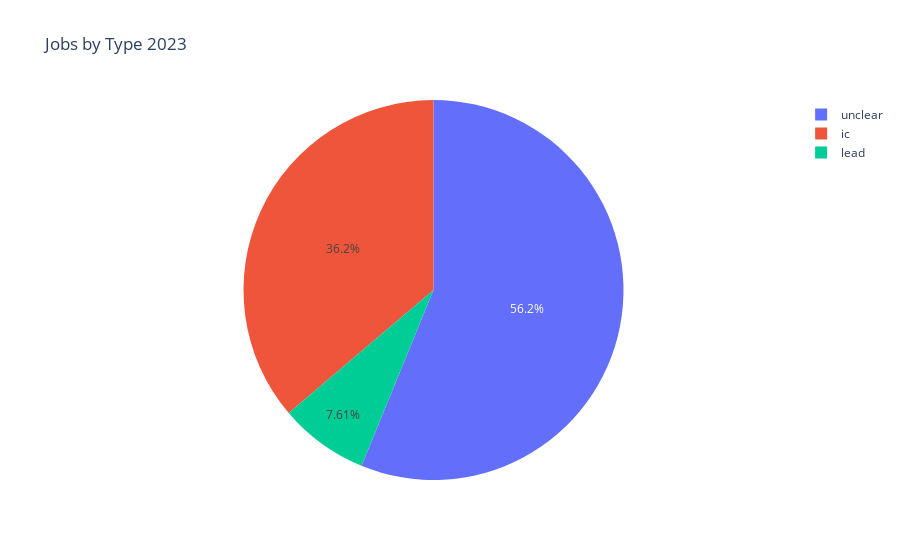

Notebook code cell kept with this figure:
### Code cell
fig = px.pie(counts_2023, values='len', names='job_type', title='Jobs by Type 2023')
fig.show()

### Figure 1 — Plotly figure (JSON) as saved in the notebook; plotly's stock layout.template omitted (floating-point values rounded to 4 significant figures)
{"data": [{"domain": {"x": [0, 1], "y": [0, 1]}, "hovertemplate": "job_type=%{label}<br>len=%{value}<extra></extra>", "labels": ["lead", "ic", "unclear"], "legendgroup": "", "name": "", "showlegend": true, "type": "pie", "values": [3091, 14710, 22822]}], "layout": {"autosize": true, "legend": {"tracegroupgap": 0}, "title": {"text": "Jobs by Type 2023"}}}
